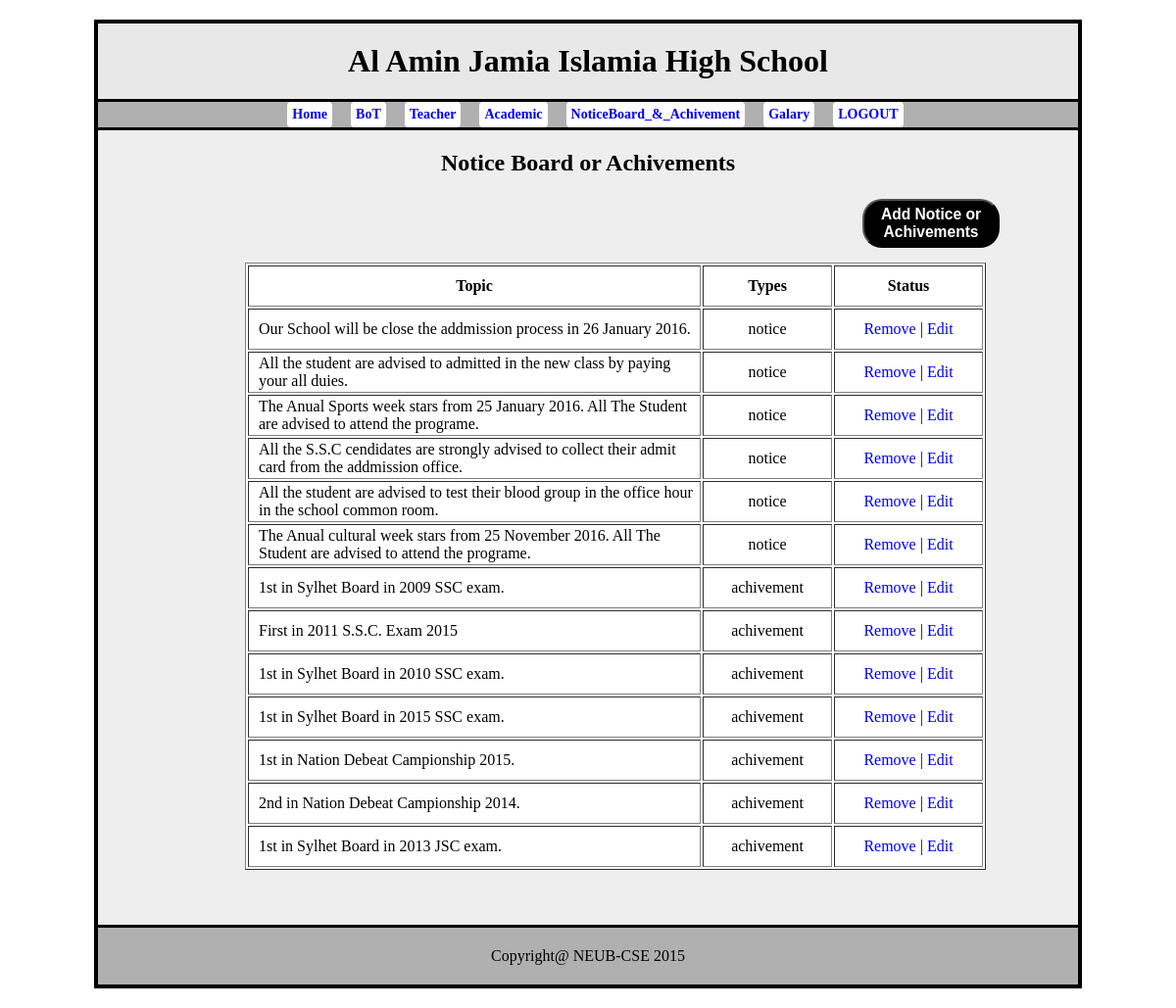
Screenshot of /admin/notice_achivement.php (signed in) with the database file from the repository.
### tables this page shows
CREATE TABLE IF NOT EXISTS `notice_achive` (
  `na_id` int(11) NOT NULL AUTO_INCREMENT,
  `na_topic` text NOT NULL,
  `na_option` enum('achivement','notice','','') NOT NULL,
  PRIMARY KEY (`na_id`)
);

### admin/notice_achivement.php (the view, shortened to what this page needs)
<?php
	include("../include/adminheader.php");
?>
		<section id="BoT_main">
			<h2 style="margin-bottom:05px; text-align:center">Notice Board or Achivements</h2> </br>
			<a href="na_add.php" style="text-decoration:none;">
			<button type="button" width="200" style="border-radius:20px;background:black; margin-left:700px; margin-bottom:05px;">
				<h3 style="margin:05px;color:white;">
						Add Notice or Achivements
				</h3>
			</button>
			</a></br>
			<div style="margin-top:10px; margin-left:70px;">
				<table  border="1" bgcolor="white">
							<th align="center" style="width: 450px; ">Topic</th>
							<th align="center" style="width: 130px; ">Types</th>
							<th align="center" style="width: 150px; ">Status</th>
					<?php
						$sql="select * from notice_achive order by na_option desc";
						$result=mysql_query($sql);
						while($array=mysql_fetch_array($result))
					{
					?>
						<tr>
							<td style="width: 450px; padding-left:10px;"><?php echo $array['na_topic']; ?></td>
							<td align="center" style="width: 130px; "><?php echo $array['na_option']; ?></td>
							<td align="center" style="width: 150px; "><a href="notice_achivement.php?action=delete&na_id=<?php echo $array['na_id']; ?>" style="text-decoration:none">Remove</a> | <a href="na_edit.php?action=edit&na_id=<?php echo $array['na_id']; ?>" style="text-decoration:none">Edit</a></td>
						</tr>
					<?php
					}
					?>
				</table>
			</div>
		</section>
	<?php include ("../include/adminfooter.php"); ?>

### admin/css/main.css (style rules this page uses)
* { margin: 0px; padding: 0px; }
section, footer, aside, nav, article, hgroup { display: block; }
body { text-align: center; }
#BoT_main { width: 840px; margin-top:20px; margin-bottom: 20px; margin-left: 80px; border: 0px solid red; }
td { height: 40px; width: 300px; }
th { height: 40px; width: 200px; }

### rows the page displays
notice_achive: na_topic "Our School will be close the addmission process in 26 January 2016.", na_option "notice"
notice_achive: na_topic "All the student are advised to admitted in the new class by paying your all duies.", na_option "notice"
notice_achive: na_topic "The Anual Sports week stars from 25 January 2016. All The Student are advised to attend the programe.", na_option "notice"
notice_achive: na_topic "All the S.S.C cendidates are strongly advised to collect their admit card from the addmission office.", na_option "notice"
notice_achive: na_topic "All the student are advised to test their blood group in the office hour in the school common room.", na_option "notice"
notice_achive: na_topic "The Anual cultural week stars from 25 November 2016. All The Student are advised to attend the programe.", na_option "notice"
notice_achive: na_topic "1st in Sylhet Board in 2009 SSC exam.", na_option "achivement"
notice_achive: na_topic "First in 2011 S.S.C. Exam 2015", na_option "achivement"
notice_achive: na_topic "1st in Sylhet Board in 2010 SSC exam.", na_option "achivement"
notice_achive: na_topic "1st in Sylhet Board in 2015 SSC exam.", na_option "achivement"
notice_achive: na_topic "1st in Nation Debeat Campionship 2015.", na_option "achivement"
notice_achive: na_topic "2nd in Nation Debeat Campionship 2014.", na_option "achivement"
notice_achive: na_topic "1st in Sylhet Board in 2013 JSC exam.", na_option "achivement"
